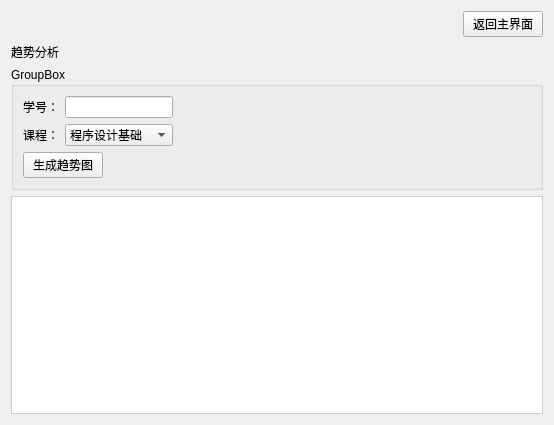
<?xml version="1.0" encoding="UTF-8"?>
<ui version="4.0">
 <class>Trend</class>
 <widget class="QWidget" name="Trend">
  <property name="geometry">
   <rect>
    <x>0</x>
    <y>0</y>
    <width>554</width>
    <height>425</height>
   </rect>
  </property>
  <property name="windowTitle">
   <string>Form</string>
  </property>
  <layout class="QGridLayout" name="gridLayout">
   <item row="0" column="0">
    <spacer name="horizontalSpacer">
     <property name="orientation">
      <enum>Qt::Orientation::Horizontal</enum>
     </property>
     <property name="sizeHint" stdset="0">
      <size>
       <width>452</width>
       <height>20</height>
      </size>
     </property>
    </spacer>
   </item>
   <item row="0" column="1">
    <widget class="QPushButton" name="btnback">
     <property name="text">
      <string>返回主界面</string>
     </property>
    </widget>
   </item>
   <item row="1" column="0" colspan="2">
    <layout class="QVBoxLayout" name="verticalLayout_2">
     <item>
      <widget class="QLabel" name="label">
       <property name="sizePolicy">
        <sizepolicy hsizetype="Preferred" vsizetype="Maximum">
         <horstretch>0</horstretch>
         <verstretch>0</verstretch>
        </sizepolicy>
       </property>
       <property name="text">
        <string>趋势分析</string>
       </property>
      </widget>
     </item>
     <item>
      <layout class="QVBoxLayout" name="verticalLayout">
       <item>
        <widget class="QGroupBox" name="groupBox">
         <property name="sizePolicy">
          <sizepolicy hsizetype="Preferred" vsizetype="Preferred">
           <horstretch>0</horstretch>
           <verstretch>0</verstretch>
          </sizepolicy>
         </property>
         <property name="minimumSize">
          <size>
           <width>1</width>
           <height>0</height>
          </size>
         </property>
         <property name="title">
          <string>GroupBox</string>
         </property>
         <layout class="QFormLayout" name="formLayout_2">
          <item row="0" column="0">
           <layout class="QVBoxLayout" name="verticalLayout_3">
            <item>
             <layout class="QFormLayout" name="formLayout">
              <item row="0" column="0">
               <widget class="QLabel" name="label_2">
                <property name="text">
                 <string>学号：</string>
                </property>
               </widget>
              </item>
              <item row="0" column="1">
               <widget class="QLineEdit" name="editStudentId"/>
              </item>
              <item row="1" column="0">
               <widget class="QLabel" name="label_3">
                <property name="text">
                 <string>课程：</string>
                </property>
               </widget>
              </item>
              <item row="1" column="1">
               <widget class="QComboBox" name="comboBox">
                <item>
                 <property name="text">
                  <string>程序设计基础</string>
                 </property>
                </item>
                <item>
                 <property name="text">
                  <string>高等数学</string>
                 </property>
                </item>
                <item>
                 <property name="text">
                  <string>大学英语</string>
                 </property>
                </item>
               </widget>
              </item>
             </layout>
            </item>
            <item>
             <layout class="QHBoxLayout" name="horizontalLayout">
              <item>
               <widget class="QPushButton" name="btnGenerate">
                <property name="text">
                 <string>生成趋势图</string>
                </property>
               </widget>
              </item>
              <item>
               <spacer name="horizontalSpacer_2">
                <property name="orientation">
                 <enum>Qt::Orientation::Horizontal</enum>
                </property>
                <property name="sizeHint" stdset="0">
                 <size>
                  <width>40</width>
                  <height>20</height>
                 </size>
                </property>
               </spacer>
              </item>
             </layout>
            </item>
           </layout>
          </item>
          <item row="0" column="1">
           <spacer name="horizontalSpacer_3">
            <property name="orientation">
             <enum>Qt::Orientation::Horizontal</enum>
            </property>
            <property name="sizeHint" stdset="0">
             <size>
              <width>324</width>
              <height>80</height>
             </size>
            </property>
           </spacer>
          </item>
         </layout>
        </widget>
       </item>
       <item>
        <widget class="QWidget" name="chartContainer" native="true">
         <property name="sizePolicy">
          <sizepolicy hsizetype="Preferred" vsizetype="Expanding">
           <horstretch>0</horstretch>
           <verstretch>0</verstretch>
          </sizepolicy>
         </property>
         <property name="styleSheet">
          <string notr="true">background-color: white; border: 1px solid #ccc;</string>
         </property>
        </widget>
       </item>
      </layout>
     </item>
    </layout>
   </item>
  </layout>
 </widget>
 <resources/>
 <connections/>
</ui>
